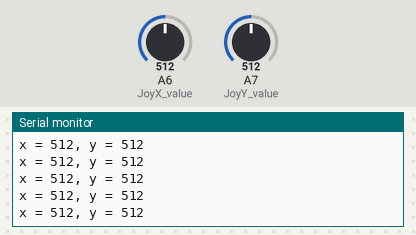
This sketch was run on a simulated Arduino Nano, built with avr-gcc and run on an emulated ATmega328P. On the bench: the last lines printed to the serial monitor. The test bench sets the inputs (shaded band); at power-on: A6 (JoyX_value) = 512, A7 (JoyY_value) = 512.

Above: at 1.2 s.
1.3 s: A6 (JoyX_value) set to 716
At 1.56 s:
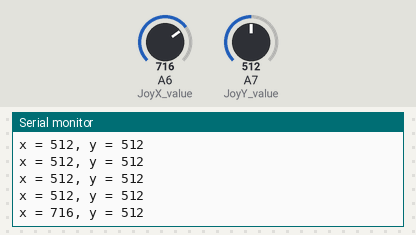
2.8 s: A7 (JoyY_value) set to 716
At 2.96 s:
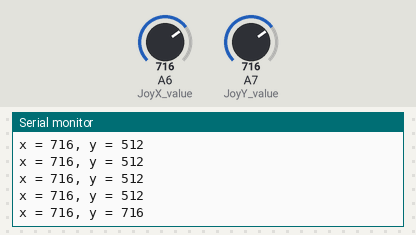
4.3 s: A6 (JoyX_value) set to 900
At 4.37 s:
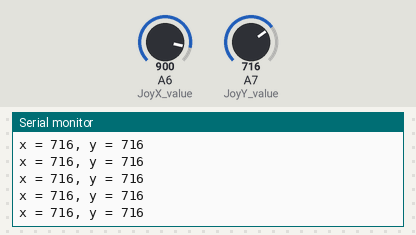
5.8 s: A7 (JoyY_value) set to 900
At 5.97 s:
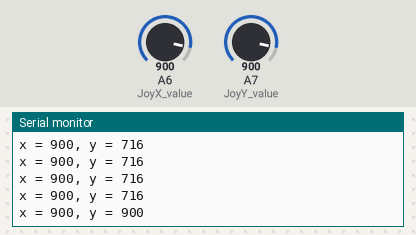
Timing chart, 0 to 8.3 s (numbered marks = the images above; inputs shaded):
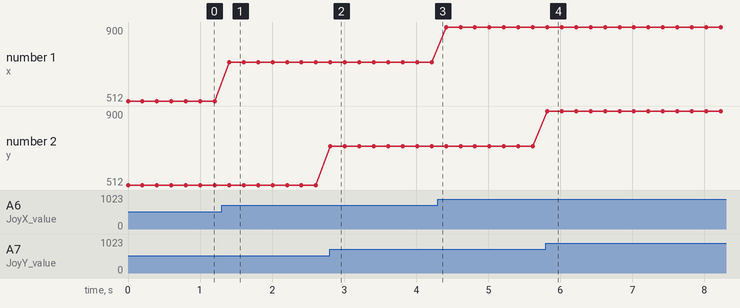

The sketch:

JOY_demo.ino
```cpp
#define JoyX_value  A6
#define JoyY_value  A7

int JoyX = 0;
int JoyY = 0;

void setup() {
  Serial.begin(9600) ;
}

void loop() {
  JoyX = analogRead(JoyX_value);
  JoyY = analogRead(JoyY_value);

  Serial.print("x = ");
  Serial.print(JoyX);
  Serial.print(", y = ");
  Serial.println(JoyY);
  delay(200);
}
```

Measured:
- after the input at 1.3 s, the serial monitor: prints a new line after 0.10 s (image 1)
- after the input at 2.8 s, the serial monitor: prints a new line at once (image 2)
- after the input at 5.8 s, the serial monitor: prints a new line at once (image 4)
- plotted number 1: 512 → 716 after the input at 1.3 s, 716 → 900 after the input at 4.3 s
